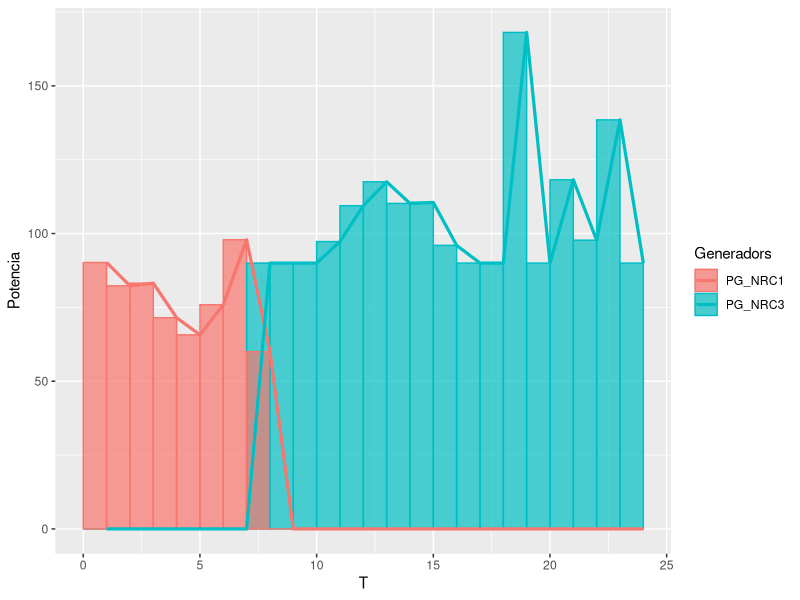
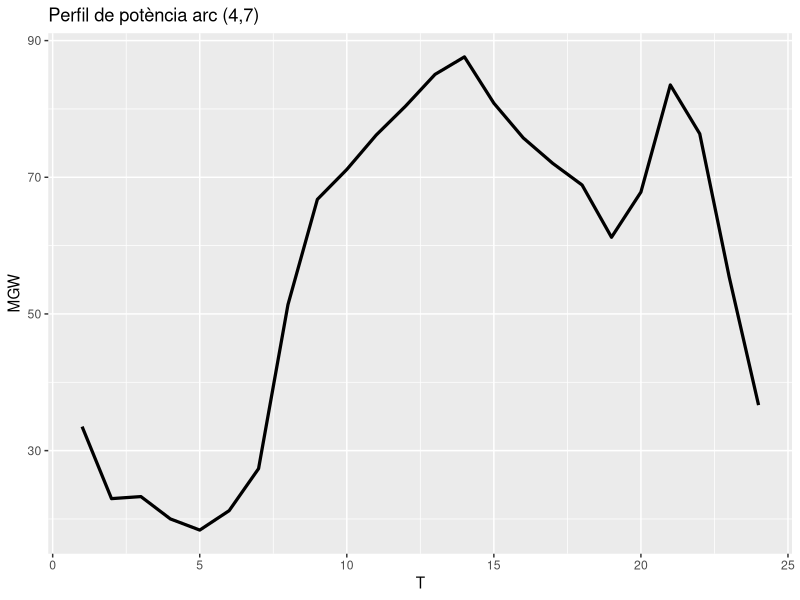
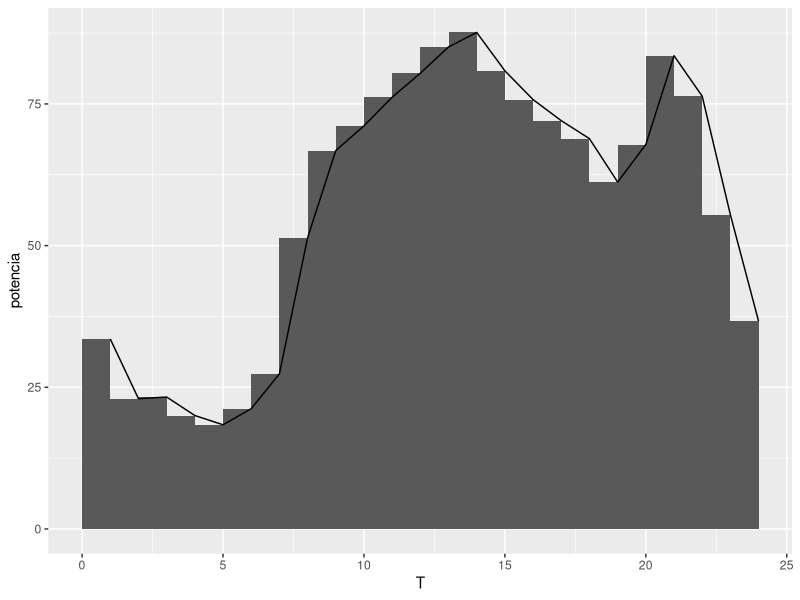
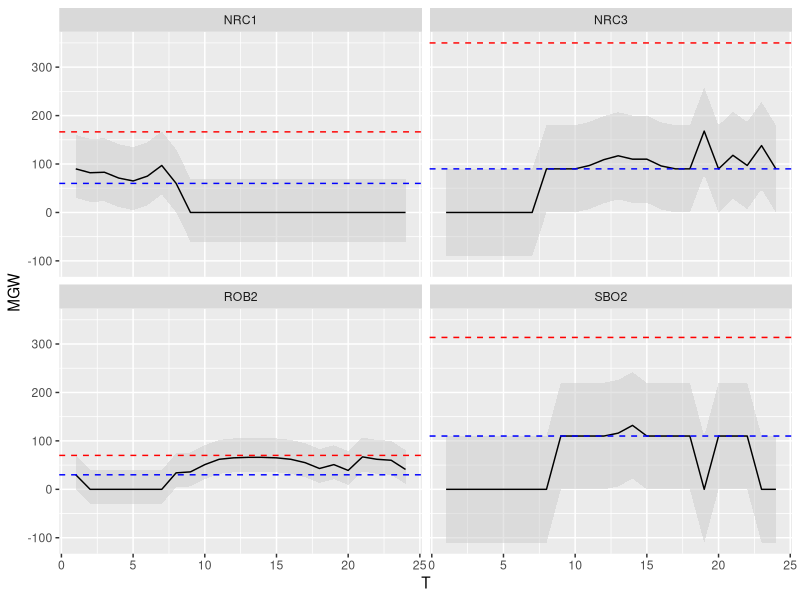

Recreate these plots in R, in order.
setwd(dirname(rstudioapi::getActiveDocumentContext()$path))
library(ggplot2)
library(tidyr)
library(dplyr)

 #### Apartat 1 Flux elèctric òptim #### 

## a) Funció objectiu i variables de la solució òptima 

pg <- read.table("Apartat1_5_PG.txt", header = TRUE)
th <- read.table("Apartat1_5_TH.txt", header = TRUE)
u <- read.table("Apartat1_5_u.txt", header = TRUE)
vud <- read.table("Apartat1_5_vud.txt", header = TRUE)

## b) unitats necesaries per satisfer la demanda dels nodes a cada periode de temps 

df2 <- read.table("Apartat1_2.txt", header=T)

## c) gràfic del perfil de potència i energia de dues unitats generadores al llarg del temps
T <- 1:24
df3 <- read.table("Apartat1_3.txt", header = TRUE)
df3$T <- T
df32 <- pivot_longer(df3, cols = c(PG_NRC3, PG_NRC1), names_to = "Generadors", values_to = "Potencia")

df32$Tprev <- df32$T -1
ggplot(data = df32) + 
  geom_rect(aes(xmin = Tprev, xmax = T, ymin = 0, ymax = Potencia, fill = Generadors, color = Generadors), 
            alpha = 0.7) +
  geom_line(aes(x = T, y = Potencia,color = factor(Generadors)), linewidth=1.1)

## d) quin és l'arc més sobrecarregat? gràfic del seu perfil de potència al llarg del temps 

pot <- matrix(c(1,2,289.897,
1,5,839.888,
2,3,389.582,
2,4,1133.52,
2,5,1035.12,
3,4,733.77,
4,5,472.025,
4,7,1363.83,
4,9,758.595,
5,6,1312.88,
6,11, 1086.39,
6,12,58.8122,
6,13,167.676,
7,8,121.1,
7,9,1242.73,
9,10, 1160.41,
9,14,130.088,
10,11,37.0086,
12,13,34.0122,
13,14,154.888), ncol = 3, byrow = T)

pot[which.max(pot[,3]),]

arc <- read.table("Apartat1_41.txt", header = TRUE)
arc$T <- T
arc$Tprev <- T-1

ggplot(data = arc, aes(x = T, y = potencia))+ 
  geom_line(linewidth=1.1) +
  labs(title = "Perfil de potència arc (4,7)",
       x = "T",
       y = "MGW") 

ggplot(data = arc) + 
  geom_rect(aes(xmin = Tprev, xmax = T, ymin = 0, ymax = potencia)) +
  geom_line(aes(x = T, y = potencia))

## e) marge de potència disponible té el sistema a cada període per absorbir eventuals desajustos d oferta i o demanda
marges <- read.table("Apartat_42.txt", header = TRUE)

pg2 <- pg[,-which(sapply(pg, sum)==0)]
pg2$T <- T
marges$generador <- colnames(pg)
marges <- marges[-which(sapply(pg, sum)==0),]

potencia_hores <- pivot_longer(data = pg2, cols = 1:4, names_to = "generador", values_to = "mgw")

prova <- left_join(marges[,3:5], potencia_hores, by="generador")
prova[prova$rdown < 0, 2] <- 0

prova[,"rdown"] <- prova$mgw-prova$rdown
prova[,"rup"] <- prova$mgw+prova$rup

ggplot(data = prova, aes(x = T, y = mgw)) + 
  geom_ribbon(aes(ymin = rdown, ymax = rup), fill = "grey80", alpha = 0.5) +
  geom_line() +
  facet_wrap(~generador, ncol = 2) +
  labs(x="T", 
       y="MGW")+
  geom_hline(data = marges, aes(yintercept = pmax), color = "red", linetype = "dashed") +
  geom_hline(data = marges, aes(yintercept = pmin), color = "blue", linetype = "dashed")

## f) creus que pot tenir setnit incrementar la capacitat d'alguna unitat generadora? si es així, quina inversió econòmica estaries disposat a fer? 
